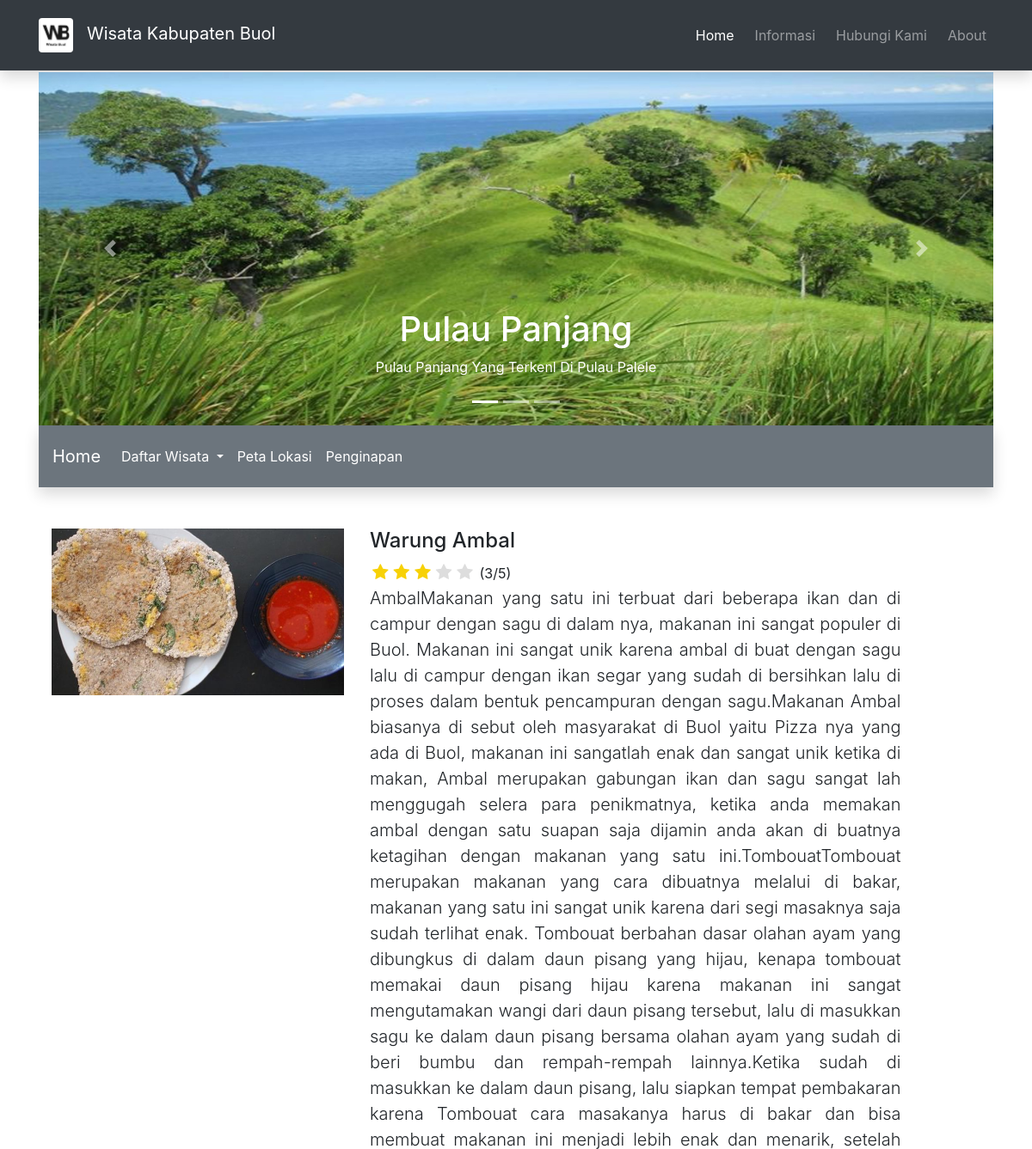
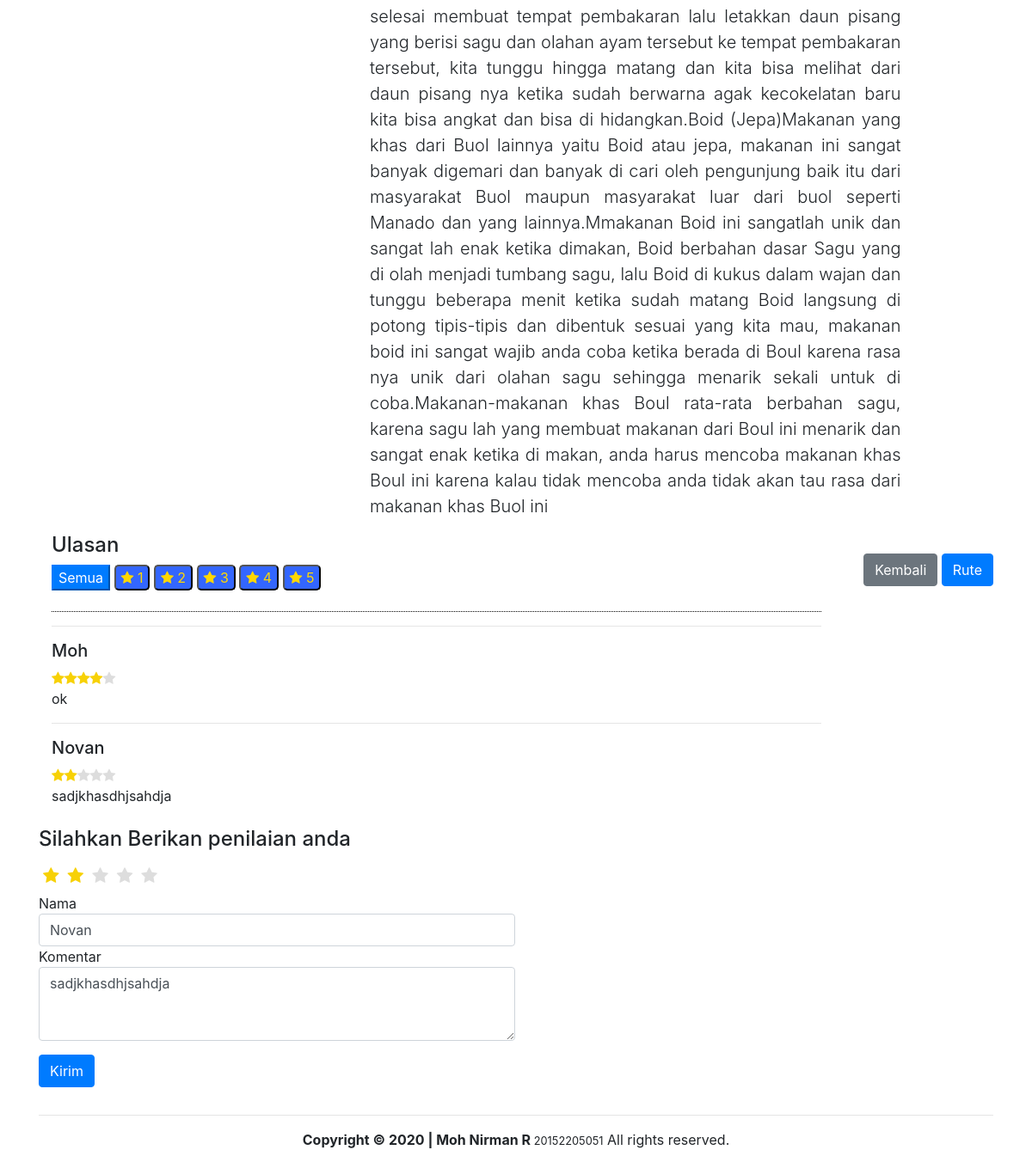
The page /?page=detail_k&id=1 on the database its author committed (2 pictures, top to bottom).
### tables this page shows
CREATE TABLE `df_kuliner` (
  `id_kuliner` int(6) NOT NULL,
  `nm_kuliner` varchar(100) NOT NULL,
  `gr_lintang` varchar(30) NOT NULL,
  `gr_bujur` varchar(30) NOT NULL,
  `info_kuliner` longtext NOT NULL,
  `gambar` varchar(100) NOT NULL,
  `id_user` int(11) NOT NULL
);

CREATE TABLE `k_rating` (
  `id_user` varchar(15) NOT NULL,
  `rating` tinyint(1) NOT NULL,
  `perbaikan` varchar(255) NOT NULL,
  `id_kuliner` varchar(30) NOT NULL,
  `nama_user` varchar(30) NOT NULL,
  `komentar` varchar(100) NOT NULL
);

### kuliner/detail_k.php (the view, shortened to what this page needs)
<?php
require_once('admin/administrator/config/koneksi.php');
$get = $config->query("SELECT c.id_kuliner AS id_kuliner, nm_kuliner, info_kuliner, AVG(rating) AS rating, gambar FROM df_kuliner c LEFT JOIN k_rating r ON(c.id_kuliner = r.id_kuliner) WHERE c.id_kuliner = '" . $_GET['id'] . "'");
$d = $get->fetch_assoc();
$star = '';
for ($i = 1; $i <= 5; $i++) {
    if ($i <= ceil($d['rating'])) {
        $star .= '<span class="on"><i class="fa fa-star"></i></span>';
    } else {
        $star .= '<span class="off"><i class="fa fa-star"></i></span>';
    }
}
$id_user = $_SERVER['REMOTE_ADDR'];
$cek    = $config->query("SELECT * FROM `k_rating` WHERE  id_kuliner = '" . $_GET['id'] . "' AND id_user = '" . $id_user . "'");
if ($cek->num_rows > 0) {
    $cek = $cek->fetch_assoc();
    $nama = $cek['nama_user'];
    $ulasan = $cek['komentar'];
}
?>
<!DOCTYPE html>
<html lang="en">
<head>
    <link rel="stylesheet" href="./css/bootstrap.css">
</head>
<body>
    <div class="container">
        <div class="row mt-5">
            <div class="col-md-4">
                <img src="admin/administrator/assets/img/foto_wisata/<?php echo $d['gambar']; ?>" width="100%">
            </div>
            <div class="col-md-7">
                <h4><?php echo $d['nm_kuliner']; ?></h4>
                <div class="star">
                    <?php echo $star; ?> (<?php echo ($d['rating'] != '') ? (int)$d['rating'] : 0; ?>/5)
                </div>
                <div class="clearfix"></div>
                <p align="justify" class="lead"><?php echo $d['info_kuliner']; ?></p>
            </div>
            <div class="col-sm-10">
                <h4>Ulasan</h4>
                <button class="btn-primary"><a onClick="window.location.reload()">Semua</a></button>
                <button type="button" value="1" class="rating-filter" style="color: gold; background-color: #3366FF; border-radius: 5px; " title="Buruk - 1 Bintang"><i class="fa fa-star"></i> 1</button>
                <button type="button" value="2" class="rating-filter" style="color: gold; background-color: #3366FF; border-radius: 5px; " title="Tidak Buruk - 2 Bintang"><i class="fa fa-star"></i> 2</button>
                <button type="button" value="3" class="rating-filter" style="color: gold; background-color: #3366FF; border-radius: 5px; " title="Bagus - 3 Bintang"><i class="fa fa-star"></i> 3</button>
                <button type="button" value="4" class="rating-filter" style="color: gold; background-color: #3366FF; border-radius: 5px; " title="Sangat Bagus - 4 Bintang"><i class="fa fa-star"></i> 4</button>
                <button type="button" value="5" class="rating-filter" style="color: gold; background-color: #3366FF; border-radius: 5px; " title="Sempurna - 5 Bintang"><i class="fa fa-star"></i> 5</button>
                <div style="border-bottom:1px dotted #000">&nbsp;</div>
                <div id="komentar-kuliner" class="row">
                    <?php
                    $komentar = mysqli_query($config, "SELECT rating, komentar, nama_user FROM k_rating  WHERE id_kuliner = '" . $_GET['id'] . "'");
                    while ($komen = $komentar->fetch_assoc()) {
                        $star_rating = '';
                        for ($i = 1; $i <= 5; $i++) {
                            if ($i <= ceil($komen['rating'])) {
                                $star_rating .= '<span class="on"><i class="fa fa-star"></i></span>';
                            } else {
                                $star_rating .= '<span class="off"><i class="fa fa-star"></i></span>';
                            }
                        }
                         echo '<div class="col-md-12">
                                '.'<h5><hr>'. $komen['nama_user']. '<br /></h5>' . $star_rating . '<br />' . $komen['komentar'] . '
                                </div>';
                    }
                    ?>
                </div>
            </div>
        <div class="text-right mt-4">
            <a href="?page=wisata_kuliner" class="btn btn-secondary">Kembali</a>
            <a href="?page=rute_k&id=<?= $d['id_kuliner'] ?>" class="btn btn-primary">Rute</a>
        </div>
</div>
        <div class="row mt-4">
            <h4>Silahkan Berikan penilaian anda</h4>
        </div>
        <div class="row">
            <form method="POST" action="kuliner/proses_k.php">
                <div class="rating">
                    <label for="star5" title="Sempurna - 5 Bintang"></label>
                    <label for="star4" title="Sangat Bagus - 4 Bintang"></label>
                    <label for="star3" title="Bagus - 3 Bintang"></label>
                    <label for="star2" title="Tidak Buruk - 2 Bintang"></label>
                    <label for="star1" title="Buruk - 1 Bintang"></label>
                </div>
                <div class="clearfix"></div>
                <div class="form-group">
                    <label for="nama_user">Nama</label>
                    <input type="text" name="nama_user" id="nama_user" class="form-control" value="<?= (isset($nama)) ? $nama : ''; ?>">
                    <label for="ulasan">Komentar</label>
                    <textarea name="komentar" id="komentar" class="form-control" cols="50" rows="3"><?= (isset($ulasan)) ? $ulasan : ''; ?></textarea>
                </div>
                <div class="form-group">
                    <button type="submit" name="submit" class="btn btn-primary" value="Submit">Kirim</button>
                </div>
            </form>
        </div>
    </div>
</body>
</html>

### kuliner/detail_k.php (style rules this page uses)
form, label { margin: 0; padding: 0; }
.rating { border: none; float: left; }
.rating>label::before { margin: 5px; font-size: 1.25em; font-family: FontAwesome; display: inline-block; content: "\f005"; }
.rating>label { color: #ddd; float: right; }
.rating>input:checked~label, .rating:not(:checked)>label:hover, .rating:not(:checked)>label:hover~label { color: #f7d106; }
.star { float: left; padding-right: 20px; }
.star span { padding: 3px; font-size: 20px; }
.on { color: #f7d106 }
.off { color: #ddd; }

### rows shown on the page
df_kuliner: gambar (picture), nm_kuliner "Warung Ambal", info_kuliner "AmbalMakanan yang satu ini terbuat dari beberapa ikan dan di campur dengan sagu di dalam nya, makanan ini sangat populer di Buol. Makanan ini sangat unik karena ambal di buat dengan sagu lalu di campur dengan ikan segar yang sudah di bersihkan lalu di proses dalam bentuk pencampuran dengan sagu.Makanan Ambal biasanya di sebut oleh masyarakat di Buol yaitu Pizza nya yang ada di Buol, makanan ini sangatlah enak dan sangat unik ketika di makan, Ambal merupakan gabungan ikan dan sagu sangat lah menggugah selera para penikmatnya, ketika anda memakan ambal dengan satu suapan saja dijamin anda akan di buatnya ketagihan dengan makanan yang satu ini.TombouatTombouat merupakan makanan yang cara…"
k_rating: nama_user "Moh", rating 4 (drawn), komentar "ok"
k_rating: nama_user "Novan", rating 2 (drawn), komentar "sadjkhasdhjsahdja"

### other values the page prints
$d['rating'] "3"
